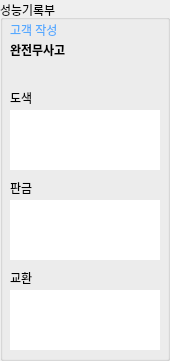
  <widget class="QGroupBox" name="groupBox_5">
   <property name="geometry">
    <rect>
     <x>270</x>
     <y>10</y>
     <width>170</width>
     <height>361</height>
    </rect>
   </property>
   <property name="font">
    <font>
     <pointsize>9</pointsize>
    </font>
   </property>
   <property name="styleSheet">
    <string notr="true"/>
   </property>
   <property name="title">
    <string>성능기록부</string>
   </property>
   <widget class="QLabel" name="q_accident">
    <property name="geometry">
     <rect>
      <x>10</x>
      <y>40</y>
      <width>140</width>
      <height>20</height>
     </rect>
    </property>
    <property name="font">
     <font>
      <pointsize>9</pointsize>
      <weight>75</weight>
      <bold>true</bold>
     </font>
    </property>
    <property name="text">
     <string>완전무사고</string>
    </property>
   </widget>
   <widget class="QLabel" name="q_accident_writer">
    <property name="geometry">
     <rect>
      <x>10</x>
      <y>20</y>
      <width>140</width>
      <height>20</height>
     </rect>
    </property>
    <property name="font">
     <font>
      <pointsize>9</pointsize>
     </font>
    </property>
    <property name="styleSheet">
     <string notr="true">color: rgb(85, 170, 255);</string>
    </property>
    <property name="text">
     <string>고객 작성</string>
    </property>
    <property name="alignment">
     <set>Qt::AlignLeading|Qt::AlignLeft|Qt::AlignVCenter</set>
    </property>
   </widget>
   <widget class="QLabel" name="q_accident_repairs_paint_count">
    <property name="geometry">
     <rect>
      <x>10</x>
      <y>90</y>
      <width>150</width>
      <height>16</height>
     </rect>
    </property>
    <property name="text">
     <string>도색</string>
    </property>
   </widget>
   <widget class="QTextBrowser" name="q_accident_repairs_paint">
    <property name="geometry">
     <rect>
      <x>10</x>
      <y>110</y>
      <width>150</width>
      <height>60</height>
     </rect>
    </property>
    <property name="frameShape">
     <enum>QFrame::NoFrame</enum>
    </property>
   </widget>
   <widget class="QTextBrowser" name="q_accident_repairs_sheet_metal">
    <property name="geometry">
     <rect>
      <x>10</x>
      <y>200</y>
      <width>150</width>
      <height>60</height>
     </rect>
    </property>
    <property name="frameShape">
     <enum>QFrame::NoFrame</enum>
    </property>
   </widget>
   <widget class="QLabel" name="q_accident_repairs_sheet_metal_count">
    <property name="geometry">
     <rect>
      <x>10</x>
      <y>180</y>
      <width>150</width>
      <height>16</height>
     </rect>
    </property>
    <property name="text">
     <string>판금</string>
    </property>
   </widget>
   <widget class="QTextBrowser" name="q_accident_repairs_changed">
    <property name="geometry">
     <rect>
      <x>10</x>
      <y>290</y>
      <width>150</width>
      <height>60</height>
     </rect>
    </property>
    <property name="frameShape">
     <enum>QFrame::NoFrame</enum>
    </property>
   </widget>
   <widget class="QLabel" name="q_accident_repairs_changed_count">
    <property name="geometry">
     <rect>
      <x>10</x>
      <y>270</y>
      <width>150</width>
      <height>16</height>
     </rect>
    </property>
    <property name="text">
     <string>교환</string>
    </property>
   </widget>
  </widget>
